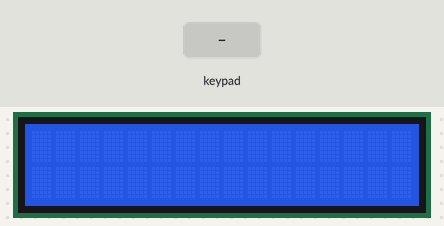
A sketch run on a simulated Arduino Mega 2560, built with avr-gcc and run on an emulated ATmega2560. Shown: 16×2 character LCD. Inputs (shaded band) come from the test bench.

Above: at 1.2 s.
1.3 s: keypad keys 1 8 1 9 2 0 2 1 * pressed 0.4 s apart
At 5.0 s:
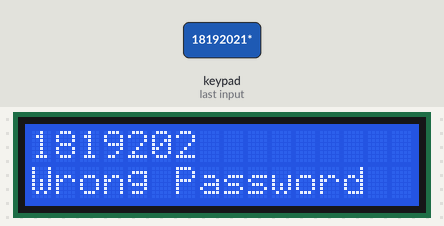
6.4 s: keypad keys 9 7 3 1 7 0 1 * pressed 0.4 s apart
At 9.7 s:
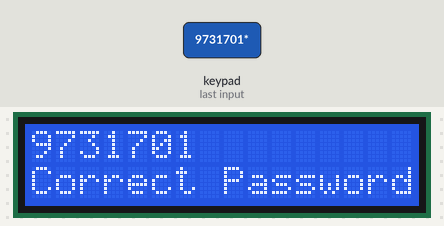
11.1 s: key '2' pressed
At 11.5 s:
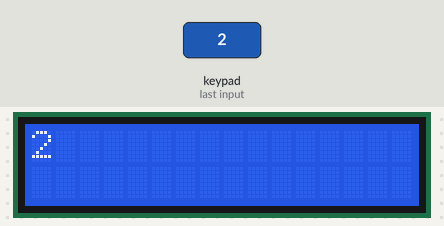
12.6 s: key '1' pressed
At 13.7 s:
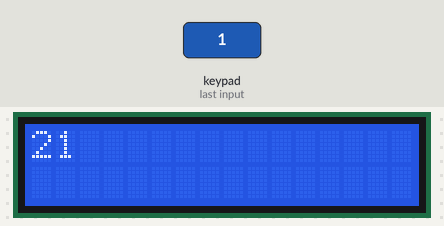
Timing chart, 0 to 15.1 s (numbered marks = the images above; inputs shaded):
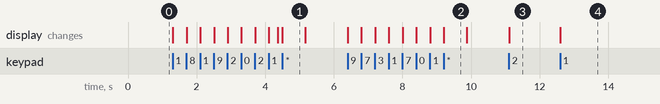

The sketch:

part2.ino
```cpp
#include <LiquidCrystal.h>
#include <Keypad.h>

// initialize the LCD library with the numbers of the interface pins
LiquidCrystal lcd(13, 12, 11, 10, 9, 8);
// initialize the KEYPAD library with the numbers of the interface pins
const int ROW_NUM = 4; //four rows
const int COLUMN_NUM = 3; //three columns
static const uint8_t ANALOG_PINS[] = {A0,A1,A2,A3,A4,A5,A6,A7,A8};
//DEFINE KEYPAD BUTTONS
char keys[ROW_NUM][COLUMN_NUM] = {
  {'1','2','3'},
  {'4','5','6'},
  {'7','8','9'},
  {'*','0','#'}
};
//DEFINE KEYPAD CONNECTED PORTS
byte pin_rows[ROW_NUM] = {18, 19, 20, 21}; //connect to the row pinouts of the keypad
byte pin_column[COLUMN_NUM] = {26, 24, 22}; //connect to the column pinouts of the keypad
Keypad keypad = Keypad( makeKeymap(keys), pin_rows, pin_column, ROW_NUM, COLUMN_NUM );
// end of initialize

//set default password
int i = 0;
String password = "9731701";
String input;
int len = password.length();

void setup() {
  // set up the LCD's number of columns and rows:
  lcd.begin(16, 2);


}

void loop() {
  //GET CHARACTER OF KEY PRESSED
  char key = keypad.getKey();
  if (key){
    if (key == '*'){
      if (i == 7)
           checkPassword(input, password);
    }
    else if (i < 7 && isDigit(key)){
      input += key;
      lcd.setCursor(i++,0);
      lcd.print(key);
    }
    else{
      lcd.setCursor(0,1);
      lcd.print("INVALID INPUT");
      delay(262);
      lcd.setCursor(0,1);
      lcd.print("                ");
    }

  }

}

void checkPassword(String input, String password){
  lcd.setCursor(0,1);
  if (input == password)
    lcd.print("Correct Password");
  else
    lcd.print("Wrong Password");

  delay(662);
  clearLCD();
}

void clearLCD(){
  lcd.clear();
  i = 0;
  input = "";
}
```

Measured:
- after the input at 1.3 s, the display: first changes at once (image 1 shows a later state)
- after the input at 6.4 s, the display: first changes at once (image 2 shows a later state)
- after the input at 11.1 s, the display: changes at once (image 3)
- after the input at 12.6 s, the display: changes at once (image 4)
- what the display in image 1 shows lasts 0.7 s, from 4.5 s to 5.2 s
